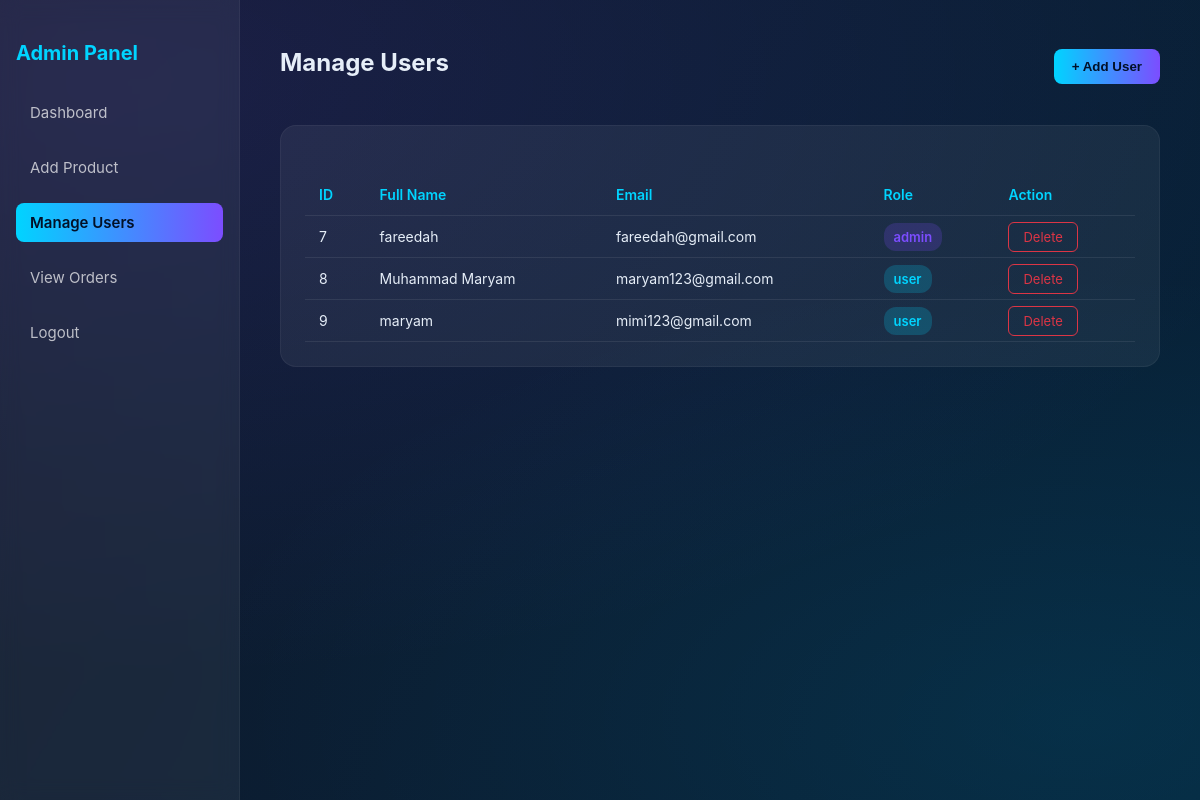
The app's page /manage_users.php (signed in) with its own data.
### tables this page shows
CREATE TABLE `user` (
  `id` int(11) NOT NULL,
  `full_name` varchar(100) NOT NULL,
  `email` varchar(100) NOT NULL,
  `password` varchar(255) NOT NULL,
  `role` varchar(100) NOT NULL DEFAULT 'user',
  `created_at` timestamp NOT NULL DEFAULT current_timestamp()
);

### manage_users.php (the view, shortened to what this page needs)
<?php
require_once 'config.php';
$sql = "SELECT * FROM user";
$result = $mysql_db->query($sql);
?>
<!DOCTYPE html>
<html lang="en">
<head>
  <link rel="stylesheet" href="user_db.css">
  <link rel="stylesheet" href="manage_users.css">
</head>
<body class="dashboard-body">
  <div class="floaters">
    <div class="floater f1"></div>
    <div class="floater f2"></div>
    <div class="floater f3"></div>
  </div>
  <div class="dashboard">
    <div class="sidebar">
      <h2>Admin Panel</h2>
      <a href="admin_db.php">Dashboard</a>
      <a href="add_product.php">Add Product</a>
      <a href="manage_users.php" class="active">Manage Users</a>
      <a href="view_orders.php">View Orders</a>
      <a href="logout.php">Logout</a>
    </div>
    <div class="main">
      <div class="topbar">
        <h1>Manage Users</h1>
        <button class="btn-primary">+ Add User</button>
      </div>
      <div class="table-container">
        <table class="table users-table">
          <thead>
            <tr>
              <th>ID</th>
              <th>Full Name</th>
              <th>Email</th>
              <th>Role</th>
              <th>Action</th>
            </tr>
          </thead>
          <tbody>
            <?php while ($u = mysqli_fetch_assoc($result)) { ?>
              <tr>
                <td><?= $u['id'] ?></td>
                <td><?= htmlspecialchars($u['full_name']) ?></td>
                <td><?= htmlspecialchars($u['email']) ?></td>
                <td>
                  <span class="role <?= strtolower($u['role']) ?>">
                    <?= $u['role'] ?>
                  </span>
                </td>
                <td>
                  <?php if ($u['role'] !== 'Admin'): ?>
                    <a href="delete_user.php?id=<?= $u['id'] ?>" class="btn-outline delete" onclick="return confirm('Delete this user?')">Delete</a>
                  <?php else: ?>
                    <span class="muted">—</span>
                  <?php endif; ?>
                </td>
              </tr>
            <?php } ?>
          </tbody>
        </table>
      </div>
    </div>
  </div>
</body>
</html>

### user_db.css (style rules this page uses)
:root { --bg1: #0f172a; --bg2: #06233a; --accent: #00d4ff; --accent-2: #7c4dff; --glass: rgba(255, 255, 255, 0.06); --muted: rgba(255, 255, 255, 0.7); --radius: 16px; font-family: Inter, ui-sans-serif, system-ui, -apple-system, "Segoe UI", Roboto, "Helvetica Neue", Arial; }
html, body { height: 100%; margin: 0; color: #e6eef8; background: radial-gradient(1200px 600px at 10% 10%, rgba(124,77,255,0.12), transparent), radial-gradient(900px 450px at 90% 90%, rgba(0,212,255,0.08), transparent), linear-gradient(120deg, var(--bg1), var(--bg2)); -webkit-font-smoothing: antialiased; -moz-osx-font-smoothing: grayscale; overflow: hidden; }
.floaters { position: fixed; inset: 0; pointer-events: none; z-index: -1; }
.floater { position: absolute; filter: blur(12px) saturate(120%); opacity: 0.9; transform-origin: center; mix-blend-mode: screen; animation: drift 16s ease-in-out infinite; }
.floater.f1 { width: 420px; height: 420px; background: linear-gradient(135deg, var(--accent), var(--accent-2)); left: -8%; top: 6%; border-radius: 44% 56% 50% 50%; }
.floater.f2 { width: 320px; height: 320px; background: linear-gradient(135deg, var(--accent-2), var(--accent)); right: -6%; bottom: -10%; border-radius: 40% 60% 45% 55%; }
.floater.f3 { width: 220px; height: 220px; background: linear-gradient(180deg, rgba(255,255,255,0.06), rgba(255,255,255,0.02)); left: 30%; bottom: 60%; border-radius: 50%; }
.dashboard-body { display: flex; flex-direction: column; height: 100vh; overflow: hidden; }
.dashboard { display: grid; grid-template-columns: 240px 1fr; height: 100%; }
.sidebar { background: var(--glass); backdrop-filter: blur(10px); border-right: 1px solid rgba(255, 255, 255, 0.05); padding: 24px 16px; display: flex; flex-direction: column; gap: 16px; }
.sidebar h2 { color: var(--accent); font-size: 20px; margin-bottom: 12px; }
.sidebar a { color: var(--muted); text-decoration: none; font-size: 15px; padding: 10px 14px; border-radius: 8px; transition: all 0.2s ease; }
.sidebar a:hover, .sidebar a.active { background: linear-gradient(90deg, var(--accent), var(--accent-2)); color: #021027; font-weight: 600; }
.main { padding: 32px 40px; overflow-y: auto; }
h1 { font-size: 24px; margin-bottom: 24px; }
.table { width: 100%; border-collapse: collapse; margin-top: 24px; font-size: 14px; }
.table th, .table td { text-align: left; padding: 12px; border-bottom: 1px solid rgba(255, 255, 255, 0.08); }
.table th { color: var(--accent); font-weight: 600; }

### manage_users.css (style rules this page uses)
.topbar { display: flex; justify-content: space-between; align-items: center; margin-bottom: 24px; }
.btn-primary { background: linear-gradient(90deg, var(--accent), var(--accent-2)); border: none; color: #021027; padding: 10px 18px; border-radius: 8px; font-weight: 600; cursor: pointer; transition: transform 0.2s ease; }
.table-container { background: var(--glass); padding: 24px; border-radius: var(--radius); border: 1px solid rgba(255, 255, 255, 0.05); overflow-x: auto; }
.users-table th, .users-table td { text-align: left; padding: 12px 14px; border-bottom: 1px solid rgba(255, 255, 255, 0.08); }
.users-table th { color: var(--accent); font-weight: 600; }
.role { padding: 6px 10px; border-radius: 12px; font-size: 13px; font-weight: 600; }
.role.admin { background: rgba(124, 77, 255, 0.2); color: var(--accent-2); }
.role.user { background: rgba(0, 212, 255, 0.2); color: var(--accent); }
.btn-outline { background: transparent; border: 1px solid var(--accent); color: var(--accent); padding: 6px 14px; border-radius: 6px; cursor: pointer; font-size: 13px; transition: all 0.2s ease; text-decoration: none; }
.btn-outline.delete { border-color: #dc3545; color: #dc3545; }

### records on screen
user: id "7", full_name "fareedah", email "fareedah@gmail.com", role "admin"
user: id "8", full_name "Muhammad Maryam", email "maryam123@gmail.com", role "user"
user: id "9", full_name "maryam", email "mimi123@gmail.com", role "user"
